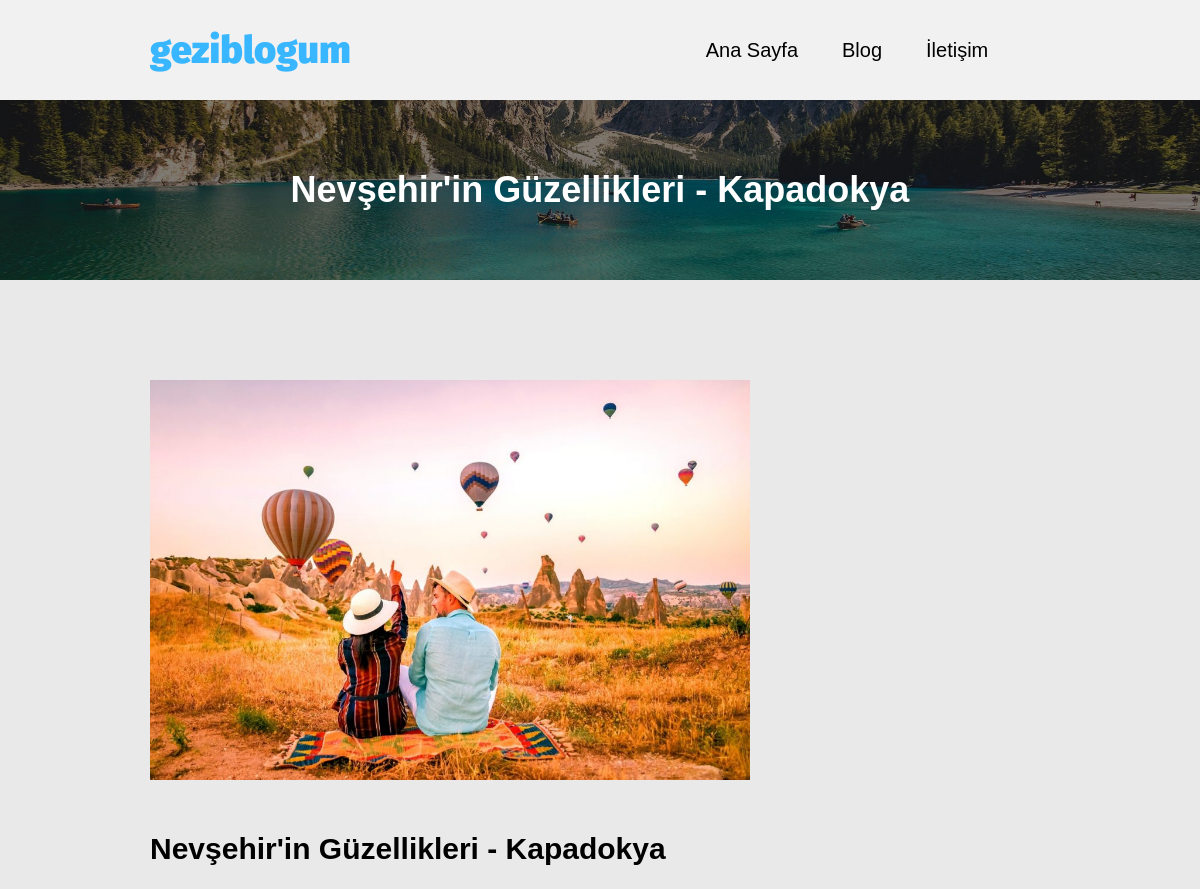
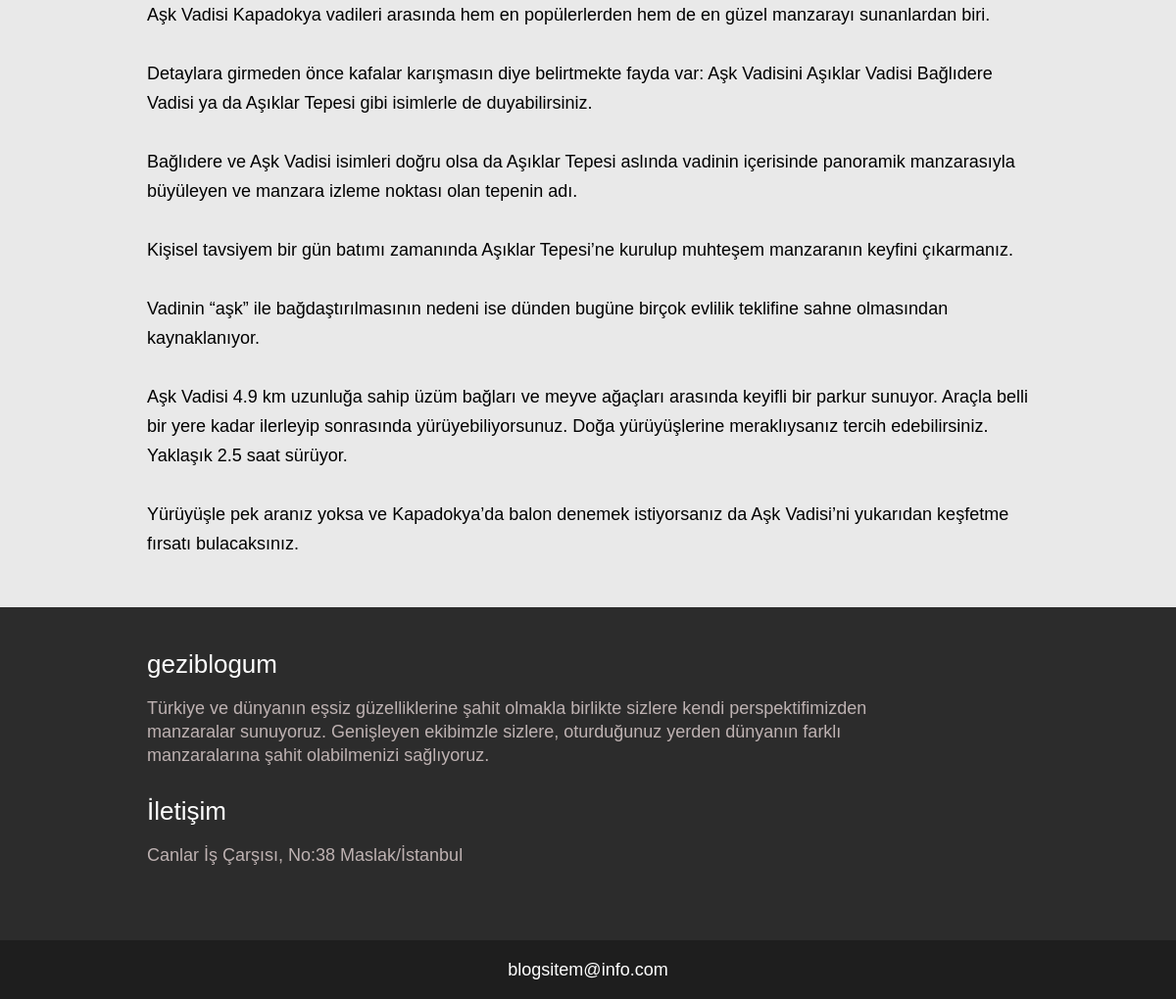
The app's page /blog-view.php?id=1 with its own data (2 pictures, top to bottom).
### tables this page shows
CREATE TABLE `blog` (
  `id` int(10) UNSIGNED NOT NULL,
  `header` varchar(150) NOT NULL,
  `content` longtext NOT NULL,
  `date` datetime NOT NULL,
  `file_name` varchar(100) NOT NULL
);

### blog-view.php (the view, shortened to what this page needs)
<!doctype html>
<html lang="tr-TR">
<head>
    <link rel="stylesheet" href="assets/css/style.css">
</head>
<body>
<div class="wrapper">
    <div class="header-wrap">
        <div class="left-header-wrap">
            <a href="index.php"><h1 class="txt-logo">geziblogum</h1></a>
        </div>
        <div class="right-header-wrap">
            <nav class="nav">
                <a href="index.php">Ana Sayfa</a>
                <a href="blog.php">Blog</a>
                <a href="#footer">İletişim</a>
            </nav>
        </div>
    </div>
    <?php
        include_once "panel/config.php";
        $id = $_GET["id"];
        $sql = mysqli_query($connect, "SELECT * FROM blog WHERE id='$id'");
        if($sql) {
            $blogNum = mysqli_num_rows($sql);
            if($blogNum>0) {
                $blogData = mysqli_fetch_assoc($sql);
            }else {
                echo "Kayıt Yok!";
            }
        }else {
            echo "Sorgu Hatası!";
        }
    ?>
    <div class="main-wrap">
        <div class="intro-blog">
            <h2><?php echo $blogData["header"]; ?></h2>
        </div>
        <div class="content">
            <div class="blog-content-main">
                <img src="assets/images/blog/<?php echo $blogData['file_name']?>" class="blog-img">
                <h2><?php echo $blogData["header"]; ?></h2>
                <p class="bcm-blog-content"><?php echo strip_tags($blogData["content"]); ?></p>
            </div>
        </div>
        <footer class="footer" id="footer">
            <div class="top-footer">
                <div class="left-side">
                    <h3>geziblogum</h3>
                    <p>Türkiye ve dünyanın eşsiz güzelliklerine şahit olmakla birlikte sizlere kendi perspektifimizden manzaralar sunuyoruz. Genişleyen ekibimzle sizlere, oturduğunuz yerden dünyanın farklı manzaralarına şahit olabilmenizi sağlıyoruz.</p>
                </div>
                <div class="right-side">
                    <h3>İletişim</h3>
                    <p>Canlar İş Çarşısı, No:38 Maslak/İstanbul</p>
                </div>
            </div>
            <div class="bottom-footer">
                <p class="bottom-text">blogsitem@info.com</p>
            </div>
        </footer>
    </div>
</div>
</body>
</html>

### assets/css/style.css (style rules this page uses)
* { margin: 0; padding: 0; list-style: none; text-decoration: none; }
.wrapper { width: 100%; background-color: #faf2f2; }
.header-wrap { width: 100%; height: 100px; display: flex; align-items: center; background-color: #f1f1f1; position: fixed; z-index: 1; }
.left-header-wrap { width: 50%; padding-left: 150px; box-sizing: border-box; height: 100%; display: flex; align-items: center; }
.right-header-wrap { width: 50%; padding-left: 150px; height: 100%; display: flex; align-items: center; }
.txt-logo { font: 900 38px/1em 'Fira Sans', sans-serif; color: #38b6ff; user-select: none; display: flex; text-decoration: unset; }
.nav a { margin: 0 20px 0 20px; color: #000; font: 500 20px/1em 'Century Gothic', sans-serif; transition: all .3s; text-decoration: none; }
.main-wrap { width: 100%; }
.content { width: 100%; float: left; background-color: #e9e9e9; padding-top: 50px; }
.footer { width: 100%; height: 400px; background-color: #2c2c2c; float: left; }
.top-footer { width: 100%; height: 340px; float: left; box-sizing: border-box; padding: 50px 20px 0 150px; }
.bottom-footer { width: 100%; height: 60px; background-color: #1e1e1e; float: left; display: flex; justify-content: center; align-items: center; }
.left-side { width: 75%; height: 150px; }
.left-side h3 { font: 200 26px/1rem "Trebuchet MS", sans-serif; color: #fff; }
.left-side p { font: 200 18px/1.50rem "Trebuchet MS", sans-serif; margin-top: 25px; color: #beb2b2; }
.right-side { width: 75%; height: 150px; }
.right-side h3 { font: 200 26px/1rem "Trebuchet MS", sans-serif; color: #fff; }
.right-side p { font: 200 18px/1.50rem "Trebuchet MS", sans-serif; margin-top: 25px; color: #beb2b2; }
.bottom-footer p { font: 200 18px/1.50rem "Trebuchet MS", sans-serif; color: #fff; }
.intro-blog { width: 100%; height: 280px; background: linear-gradient(rgba(0,0,0,0.5), rgba(0,0,0,0.5)), url("../images/intro-blog.jpg"); background-size: cover; background-position: 0% 45%; display: flex; justify-content: center; align-items: center; flex-direction: column; }
.intro-blog h2 { font: 900 36px/1em 'Century Gothic', sans-serif; color: #fff; user-select: none; float: left; margin-top: 100px; }
.blog-content-main { width: 100%; box-sizing: border-box; padding: 50px 150px 50px 150px; }
.blog-content-main h2 { font: 900 30px/1em 'Century Gothic', sans-serif; color: #000; margin-bottom: 25px; }
.bcm-blog-content { font: 200 18px TrebucMS, sans-serif; color: #000; line-height: 30px; max-width: 1200px; white-space: pre-wrap; }
.blog-img { width: 600px; margin-bottom: 50px; }

### records on screen
blog: header "Nevşehir'in Güzellikleri - Kapadokya", file_name (picture), content "Aşk Vadisi Kapadokya vadileri arasında hem en popülerlerden hem de en güzel manzarayı sunanlardan biri. Detaylara girmeden önce kafalar karışmasın diye belirtmekte fayda var: Aşk Vadisini Aşıklar Vadisi Bağlıdere Vadisi ya da Aşıklar Tepesi gibi isimlerle de duyabilirsiniz. Bağlıdere ve Aşk Vadisi isimleri doğru olsa da Aşıklar Tepesi aslında vadinin içerisinde panoramik manzarasıyla büyüleyen ve manzara izleme noktası olan tepenin adı. Kişisel tavsiyem bir gün batımı zamanında Aşıklar Tepesi’ne kurulup muhteşem manzaranın keyfini çıkarmanız. Vadinin “aşk” ile bağdaştırılmasının nedeni ise dünden bugüne birçok evlilik teklifine sahne olmasından kaynaklanıyor. Aşk Vadisi 4.9 km uzunluğa…"
